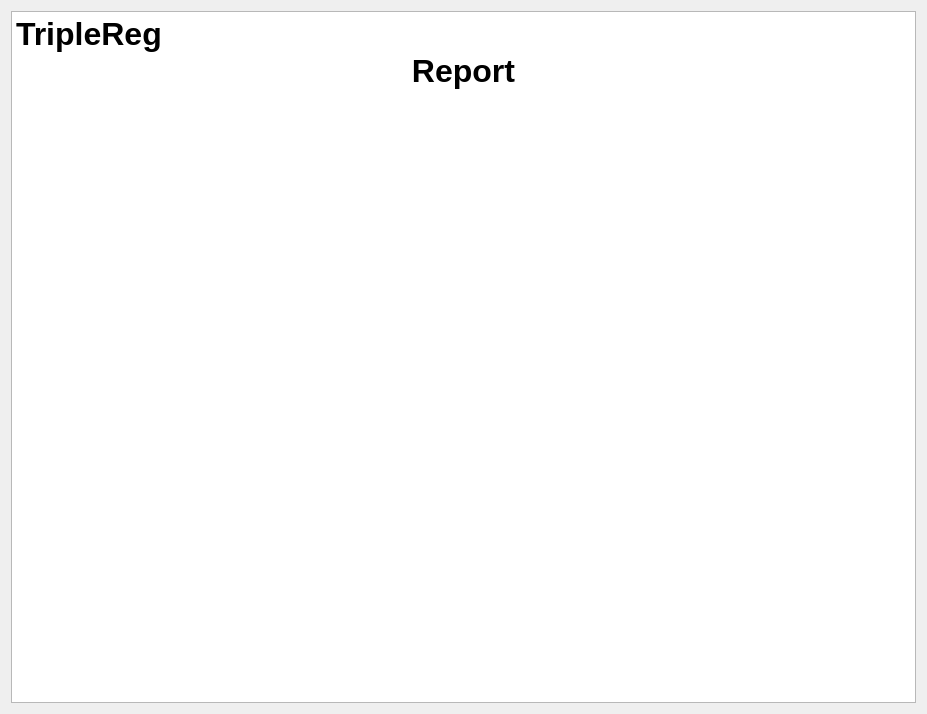
<?xml version="1.0" encoding="UTF-8"?>
<ui version="4.0">
 <class>DialogReportPrinter</class>
 <widget class="QDialog" name="DialogReportPrinter">
  <property name="geometry">
   <rect>
    <x>0</x>
    <y>0</y>
    <width>927</width>
    <height>714</height>
   </rect>
  </property>
  <property name="windowTitle">
   <string>Dialog</string>
  </property>
  <layout class="QGridLayout" name="gridLayout">
   <item row="0" column="0">
    <widget class="QTextEdit" name="textEdit">
     <property name="html">
      <string>&lt;!DOCTYPE HTML PUBLIC &quot;-//W3C//DTD HTML 4.0//EN&quot; &quot;http://www.w3.org/TR/REC-html40/strict.dtd&quot;&gt;
&lt;html&gt;&lt;head&gt;&lt;meta name=&quot;qrichtext&quot; content=&quot;1&quot; /&gt;&lt;meta charset=&quot;utf-8&quot; /&gt;&lt;style type=&quot;text/css&quot;&gt;
p, li { white-space: pre-wrap; }
&lt;/style&gt;&lt;/head&gt;&lt;body style=&quot; font-family:'.AppleSystemUIFont'; font-size:13pt; font-weight:400; font-style:normal;&quot;&gt;
&lt;p style=&quot; margin-top:0px; margin-bottom:0px; margin-left:0px; margin-right:0px; -qt-block-indent:0; text-indent:0px;&quot;&gt;&lt;img src=&quot;:/logo_tripleReg.png&quot; width=&quot;50&quot; height=&quot;50&quot; /&gt;&lt;span style=&quot; font-size:24pt; font-weight:700;&quot;&gt;TripleReg&lt;/span&gt;&lt;/p&gt;
&lt;p align=&quot;center&quot; style=&quot; margin-top:0px; margin-bottom:0px; margin-left:0px; margin-right:0px; -qt-block-indent:0; text-indent:0px;&quot;&gt;&lt;span style=&quot; font-size:24pt; font-weight:700;&quot;&gt;Report&lt;/span&gt;&lt;/p&gt;
&lt;p align=&quot;center&quot; style=&quot;-qt-paragraph-type:empty; margin-top:0px; margin-bottom:0px; margin-left:0px; margin-right:0px; -qt-block-indent:0; text-indent:0px; font-size:24pt; font-weight:700;&quot;&gt;&lt;br /&gt;&lt;/p&gt;&lt;/body&gt;&lt;/html&gt;</string>
     </property>
    </widget>
   </item>
  </layout>
 </widget>
 <resources/>
 <connections/>
</ui>
